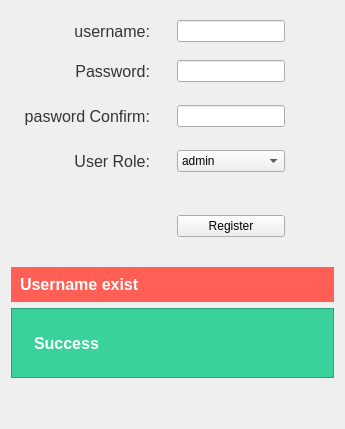
             <widget class="QWidget" name="tab_2">
              <attribute name="title">
               <string>register user</string>
              </attribute>
              <layout class="QVBoxLayout" name="verticalLayout_10">
               <item>
                <widget class="QFrame" name="gridFrame_2">
                 <property name="styleSheet">
                  <string notr="true">QLabel{
	font-size: 16px;
	color: rgb(52, 52, 52);
	padding-right: 20px;
	
}


QLineEdit
{
	max-width: 300px;

}</string>
                 </property>
                 <layout class="QGridLayout" name="gridLayout_5">
                  <property name="spacing">
                   <number>3</number>
                  </property>
                  <item row="6" column="1">
                   <widget class="QComboBox" name="userpage_user_role_combobox">
                    <item>
                     <property name="text">
                      <string>admin</string>
                     </property>
                    </item>
                   </widget>
                  </item>
                  <item row="5" column="0">
                   <spacer name="verticalSpacer_14">
                    <property name="orientation">
                     <enum>Qt::Vertical</enum>
                    </property>
                    <property name="sizeType">
                     <enum>QSizePolicy::Maximum</enum>
                    </property>
                    <property name="sizeHint" stdset="0">
                     <size>
                      <width>20</width>
                      <height>20</height>
                     </size>
                    </property>
                   </spacer>
                  </item>
                  <item row="2" column="1">
                   <widget class="QLineEdit" name="userpage_password_inpt"/>
                  </item>
                  <item row="0" column="1">
                   <widget class="QLineEdit" name="userpage_username_inpt"/>
                  </item>
                  <item row="6" column="0">
                   <widget class="QLabel" name="label_19">
                    <property name="text">
                     <string>User Role:</string>
                    </property>
                    <property name="alignment">
                     <set>Qt::AlignRight|Qt::AlignTrailing|Qt::AlignVCenter</set>
                    </property>
                   </widget>
                  </item>
                  <item row="0" column="0">
                   <widget class="QLabel" name="label_16">
                    <property name="text">
                     <string>username:</string>
                    </property>
                    <property name="alignment">
                     <set>Qt::AlignRight|Qt::AlignTrailing|Qt::AlignVCenter</set>
                    </property>
                   </widget>
                  </item>
                  <item row="4" column="1">
                   <widget class="QLineEdit" name="userpage_confirm_password_inpt">
                    <property name="styleSheet">
                     <string notr="true"/>
                    </property>
                   </widget>
                  </item>
                  <item row="2" column="0">
                   <widget class="QLabel" name="label_17">
                    <property name="text">
                     <string>Password:</string>
                    </property>
                    <property name="alignment">
                     <set>Qt::AlignRight|Qt::AlignTrailing|Qt::AlignVCenter</set>
                    </property>
                   </widget>
                  </item>
                  <item row="0" column="2">
                   <spacer name="horizontalSpacer_7">
                    <property name="orientation">
                     <enum>Qt::Horizontal</enum>
                    </property>
                    <property name="sizeHint" stdset="0">
                     <size>
                      <width>40</width>
                      <height>20</height>
                     </size>
                    </property>
                   </spacer>
                  </item>
                  <item row="3" column="0">
                   <spacer name="verticalSpacer_13">
                    <property name="orientation">
                     <enum>Qt::Vertical</enum>
                    </property>
                    <property name="sizeType">
                     <enum>QSizePolicy::Maximum</enum>
                    </property>
                    <property name="sizeHint" stdset="0">
                     <size>
                      <width>20</width>
                      <height>20</height>
                     </size>
                    </property>
                   </spacer>
                  </item>
                  <item row="4" column="0">
                   <widget class="QLabel" name="label_18">
                    <property name="text">
                     <string>pasword Confirm:</string>
                    </property>
                    <property name="alignment">
                     <set>Qt::AlignRight|Qt::AlignTrailing|Qt::AlignVCenter</set>
                    </property>
                   </widget>
                  </item>
                  <item row="7" column="0">
                   <spacer name="verticalSpacer_15">
                    <property name="orientation">
                     <enum>Qt::Vertical</enum>
                    </property>
                    <property name="sizeType">
                     <enum>QSizePolicy::Maximum</enum>
                    </property>
                    <property name="sizeHint" stdset="0">
                     <size>
                      <width>20</width>
                      <height>40</height>
                     </size>
                    </property>
                   </spacer>
                  </item>
                  <item row="1" column="0">
                   <spacer name="verticalSpacer_12">
                    <property name="orientation">
                     <enum>Qt::Vertical</enum>
                    </property>
                    <property name="sizeType">
                     <enum>QSizePolicy::Maximum</enum>
                    </property>
                    <property name="sizeHint" stdset="0">
                     <size>
                      <width>20</width>
                      <height>15</height>
                     </size>
                    </property>
                   </spacer>
                  </item>
                  <item row="8" column="1">
                   <widget class="QPushButton" name="userspage_add_user_btn">
                    <property name="styleSheet">
                     <string notr="true">max-width: 120px;</string>
                    </property>
                    <property name="text">
                     <string>Register</string>
                    </property>
                    <property name="icon">
                     <iconset resource="Assets.qrc">
                      <normaloff>:/assets/Assets/icons/icons8-plus-white-50.png</normaloff>:/assets/Assets/icons/icons8-plus-white-50.png</iconset>
                    </property>
                   </widget>
                  </item>
                 </layout>
                </widget>
               </item>
               <item>
                <spacer name="verticalSpacer_20">
                 <property name="orientation">
                  <enum>Qt::Vertical</enum>
                 </property>
                 <property name="sizeType">
                  <enum>QSizePolicy::Maximum</enum>
                 </property>
                 <property name="sizeHint" stdset="0">
                  <size>
                   <width>20</width>
                   <height>15</height>
                  </size>
                 </property>
                </spacer>
               </item>
               <item>
                <widget class="QLabel" name="userspage_register_error_lbl">
                 <property name="minimumSize">
                  <size>
                   <width>310</width>
                   <height>35</height>
                  </size>
                 </property>
                 <property name="styleSheet">
                  <string notr="true">font-size: 16px;
font-weight: bold;
color: #ffffff;
background-color: rgb(255, 95, 84);
padding:5px;

min-width: 300px;
max-width: 16777px;
</string>
                 </property>
                 <property name="text">
                  <string>Username exist</string>
                 </property>
                </widget>
               </item>
               <item>
                <widget class="QFrame" name="userspage_register_success_frame">
                 <property name="styleSheet">
                  <string notr="true">QFrame{
background-color: rgb(58, 209, 154);
}</string>
                 </property>
                 <property name="frameShape">
                  <enum>QFrame::StyledPanel</enum>
                 </property>
                 <property name="frameShadow">
                  <enum>QFrame::Raised</enum>
                 </property>
                 <layout class="QHBoxLayout" name="horizontalLayout_39">
                  <item>
                   <widget class="QLabel" name="label_88">
                    <property name="maximumSize">
                     <size>
                      <width>50</width>
                      <height>50</height>
                     </size>
                    </property>
                    <property name="text">
                     <string/>
                    </property>
                    <property name="pixmap">
                     <pixmap resource="Assets.qrc">:/assets/Assets/icons/icons8-check-150.png</pixmap>
                    </property>
                    <property name="scaledContents">
                     <bool>true</bool>
                    </property>
                   </widget>
                  </item>
                  <item>
                   <widget class="QLabel" name="userspage_register_success_lbl">
                    <property name="minimumSize">
                     <size>
                      <width>0</width>
                      <height>50</height>
                     </size>
                    </property>
                    <property name="styleSheet">
                     <string notr="true">font-size: 16px;
font-weight: bold;
color: #ffffff;

</string>
                    </property>
                    <property name="text">
                     <string>Success</string>
                    </property>
                    <property name="scaledContents">
                     <bool>false</bool>
                    </property>
                   </widget>
                  </item>
                  <item>
                   <spacer name="horizontalSpacer_70">
                    <property name="orientation">
                     <enum>Qt::Horizontal</enum>
                    </property>
                    <property name="sizeHint" stdset="0">
                     <size>
                      <width>40</width>
                      <height>20</height>
                     </size>
                    </property>
                   </spacer>
                  </item>
                 </layout>
                </widget>
               </item>
               <item>
                <spacer name="verticalSpacer_11">
                 <property name="orientation">
                  <enum>Qt::Vertical</enum>
                 </property>
                 <property name="sizeHint" stdset="0">
                  <size>
                   <width>20</width>
                   <height>40</height>
                  </size>
                 </property>
                </spacer>
               </item>
              </layout>
             </widget>
